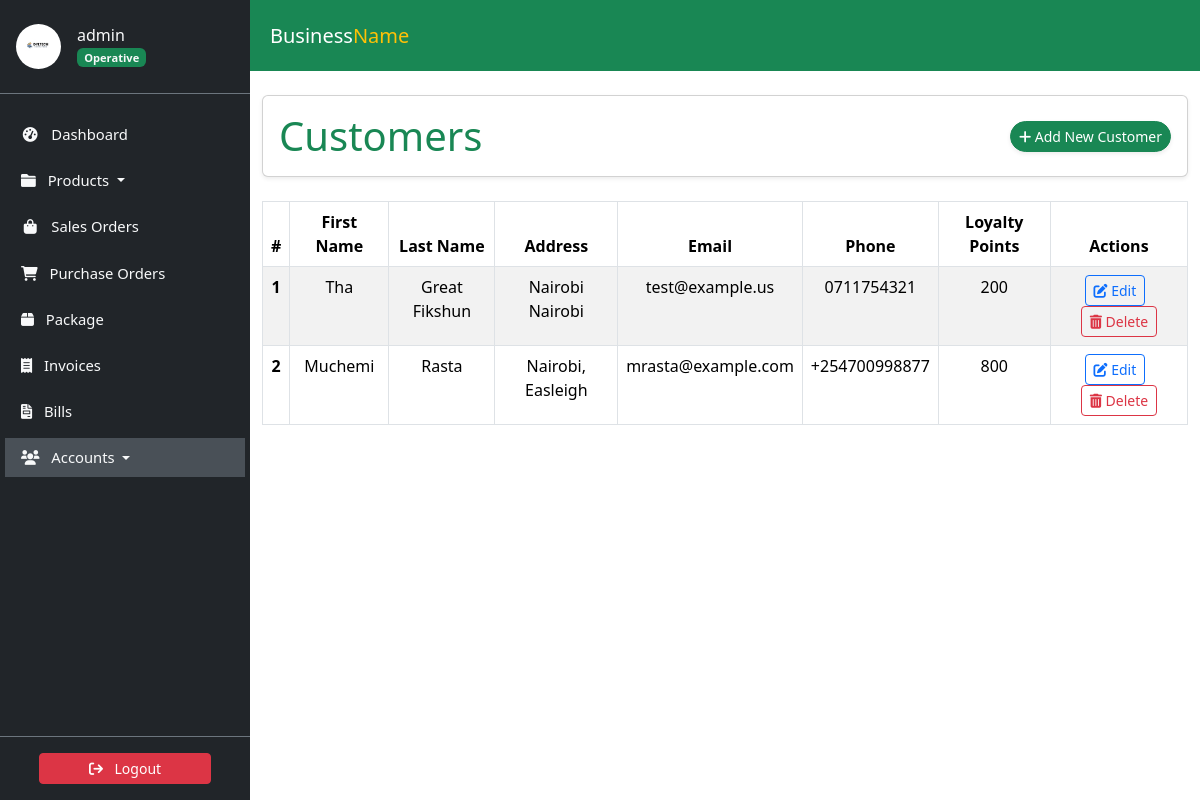
Screenshot of /staff/customers/ (signed in) with the database file from the repository.
### accounts/models.py (models this page shows, shortened)
class Profile(models.Model):
    user = models.OneToOneField(
        User, on_delete=models.CASCADE, verbose_name='User'
    )
    slug = AutoSlugField(
        unique=True,
        verbose_name='Account ID',
        populate_from='email'
    )
    profile_picture = ProcessedImageField(
        default='profile_pics/default.jpg',
        upload_to='profile_pics',
        format='JPEG',
        processors=[ResizeToFill(150, 150)],
        options={'quality': 100}
    )
    telephone = PhoneNumberField(
        null=True, blank=True, verbose_name='Telephone'
    )
    email = models.EmailField(
        max_length=150, blank=True, null=True, verbose_name='Email'
    )
    first_name = models.CharField(
        max_length=30, blank=True, verbose_name='First Name'
    )
    last_name = models.CharField(
        max_length=30, blank=True, verbose_name='Last Name'
    )
    status = models.CharField(
        choices=STATUS_CHOICES,
        max_length=12,
        default='INA',
        verbose_name='Status'
    )
    role = models.CharField(
        choices=ROLE_CHOICES,
        max_length=12,
        blank=True,
        null=True,
        verbose_name='Role'
    )
    class Meta:
        ordering = ['slug']
        verbose_name = 'Profile'
        verbose_name_plural = 'Profiles'

class Customer(models.Model):
    first_name = models.CharField(max_length=256)
    last_name = models.CharField(max_length=256, blank=True, null=True)
    address = models.TextField(max_length=256, blank=True, null=True)
    email = models.EmailField(max_length=256, blank=True, null=True)
    phone = models.CharField(max_length=30, blank=True, null=True)
    loyalty_points = models.IntegerField(default=0)
    class Meta:
        db_table = 'Customers'

### accounts/views.py (the view)
# urls.py: path('customers/', CustomerListView.as_view(), name='customer_list'),
class CustomerListView(LoginRequiredMixin, ListView):
    model = Customer
    template_name = 'accounts/customer_list.html'
    context_object_name = 'customers'

### accounts/templates/accounts/customer_list.html (shortened to what this page needs)
{% extends 'store/base.html' %}
{% block content %}
<div class="container my-4">
    <div class="card shadow-sm rounded p-3">
        <div class="row align-items-center">
            <div class="col-md-6">
                <h4 class="display-6 mb-0 text-success">Customers</h4>
            </div>
            <div class="col-md-6 d-flex justify-content-end gap-2">
                <a class="btn btn-success btn-sm rounded-pill shadow-sm" href="{% url 'customer_create' %}">
                    <i class="fa-solid fa-plus"></i> Add New Customer
                </a>
            </div>
        </div>
    </div>
</div>
<div class="container">
    <table class="table table-striped table-bordered table-hover">
        <thead class="thead-light">
            <tr>
                <th scope="col">#</th>
                <th scope="col">First Name</th>
                <th scope="col">Last Name</th>
                <th scope="col">Address</th>
                <th scope="col">Email</th>
                <th scope="col">Phone</th>
                <th scope="col">Loyalty Points</th>
                <th scope="col">Actions</th>
            </tr>
        </thead>
        <tbody>
            {% for customer in customers %}
            <tr>
                <th scope="row">{{ forloop.counter }}</th>
                <td>{{ customer.first_name }}</td>
                <td>{{ customer.last_name }}</td>
                <td>{{ customer.address }}</td>
                <td>{{ customer.email }}</td>
                <td>{{ customer.phone }}</td>
                <td>{{ customer.loyalty_points }}</td>
                <td>
                    <a href="{% url 'customer_update' customer.pk %}" class="btn btn-outline-primary btn-sm me-2">
                        <i class="fas fa-edit"></i> Edit
                    </a>
                    <a href="{% url 'customer_delete' customer.pk %}" class="btn btn-outline-danger btn-sm">
                        <i class="fas fa-trash-alt"></i> Delete
                    </a>
                </td>
            </tr>
            {% endfor %}
        </tbody>
    </table>
</div>
{% endblock %}

### store/templates/store/base.html (shortened to what this page needs)
<!DOCTYPE html>
<html lang="en">
    <head>
        {% load static %}
        <link href="https://cdn.jsdelivr.net/npm/bootstrap@5.3.3/dist/css/bootstrap.min.css" rel="stylesheet">
        <link rel="stylesheet" type="text/css" href="https://unpkg.com/@webpixels/css@1.1.5/dist/index.css">
        <link rel="stylesheet" href="{% static 'css/style.css' %}" type="text/css">
    </head>
    <body>
        {% include "store/sidebar.html" %}
        <section id="wrapper">
            <nav class="navbar navbar-expand-md bg-success">
                <div class="container-fluid mx-2">
                  <div class="navbar-header">
                    <a class="navbar-brand" style="font-size: 20px;" href="{% url 'dashboard' %}">Business<span class="text-warning">Name</span></a>
                  </div>
                </div>
              </nav>
          {% block content%}
          {% endblock content%}
        </section>
      </body>
</html>

### store/templates/store/sidebar.html (shortened to what this page needs)
<link href="https://cdn.jsdelivr.net/npm/bootstrap@5.3.3/dist/css/bootstrap.min.css" rel="stylesheet">
<link href="https://cdnjs.cloudflare.com/ajax/libs/font-awesome/6.0.0-beta3/css/all.min.css" rel="stylesheet">
<aside class="sidebar position-fixed top-0 left-0 overflow-auto h-100 bg-dark text-light" id="show-side-navigation1">
    <div class="sidebar-header d-flex align-items-center px-3 py-4 border-bottom border-secondary">
        <a href="{% url 'user-profile' %}" class="d-flex align-items-center text-decoration-none text-light">
            <img class="rounded-circle img-fluid" id="sidebar-img" width="45" src="{{ request.user.profile.profile_picture.url }}" alt="Profile Picture" />
            <div class="ms-3">
                <h5 class="fs-6 mb-0">
                    {{ request.user.username }}{% if request.user.profile.role == 'AD' %} <i class="fa-solid fa-circle-check text-success"></i>{% endif %}
                </h5>
                <span class="badge bg-success text-light">
                    {% if request.user.profile.role == 'AD' %}
                        Admin
                    {% elif request.user.profile.role == 'EX' %}
                        Executive
                    {% else %}
                        Operative
                    {% endif %}
                </span>
            </div>
        </a>
    </div>
    <div class="nav-container">
        <ul class="nav flex-column mt-3">
            <li class="nav-item mb-2">
                <a class="nav-link text-light {% if request.resolver_match.url_name == 'dashboard' %}active{% endif %}" href="{% url 'dashboard' %}">
                    <i class="fa fa-tachometer-alt fa-fw me-2"></i> Dashboard
                </a>
            </li>
            <li class="nav-item mb-2 dropdown">
                <a class="nav-link text-light {% if request.resolver_match.url_name == 'productslist' %}active{% endif %} dropdown-toggle" href="#" id="productsDropdown" role="button" data-bs-toggle="dropdown" aria-expanded="false">
                    <i class="fa fa-folder me-2"></i> Products
                </a>
            </li>
            <li class="nav-item mb-2">
                <a class="nav-link text-light {% if request.resolver_match.url_name == 'saleslist' %}active{% endif %}" href="{% url 'saleslist' %}">
                    <i class="fa fa-shopping-bag fa-fw me-2"></i> Sales Orders
                </a>
            </li>
            <li class="nav-item mb-2">
                <a class="nav-link text-light {% if request.resolver_match.url_name == 'purchaseslist' %}active{% endif %}" href="{% url 'purchaseslist' %}">
                    <i class="fa fa-shopping-cart me-2"></i> Purchase Orders
                </a>
            </li>
            <li class="nav-item mb-2">
                <a class="nav-link text-light {% if request.resolver_match.url_name == 'deliveries' %}active{% endif %}" href="{% url 'deliveries' %}">
                    <i class="fa-solid fa-box me-2"></i> Package
                </a>
            </li>
            <li class="nav-item mb-2">
                <a class="nav-link text-light {% if request.resolver_match.url_name == 'invoicelist' %}active{% endif %}" href="{% url 'invoicelist' %}">
                    <i class="fa-solid fa-receipt me-2"></i> Invoices
                </a>
            </li>
            <li class="nav-item mb-2">
                <a class="nav-link text-light {% if request.resolver_match.url_name == 'bill_list' %}active{% endif %}" href="{% url 'bill_list' %}">
                    <i class="fa-solid fa-file-invoice me-2"></i> Bills
                </a>
            </li>
            <li class="nav-item mb-2 dropdown">
                <a class="nav-link text-light {% if request.resolver_match.url_name == 'profile_list' or request.resolver_match.url_name == 'customer_list' or request.resolver_match.url_name == 'vendor-list' %} active{% endif %} dropdown-toggle" href="#" id="accountsDropdown" role="button" data-bs-toggle="dropdown" aria-expanded="false">
                    <i class="fa fa-users me-2"></i> Accounts
                </a>
            </li>
        </ul>
    </div>
    <div class="sidebar-footer position-absolute bottom-0 w-100 text-center py-3 bg-dark border-top border-secondary">
        <form action="{% url 'user-logout' %}" method="post">
            <button type="submit" class="btn btn-danger btn-sm w-75">
                <i class="fa fa-sign-out me-2"></i> Logout
            </button>
        </form>
    </div>
</aside>

### static/css/style.css (style rules this page uses)
:root { --dk-gray-100: #f3f4f6; --dk-gray-200: #e5e7eb; --dk-gray-300: #d1d5db; --dk-gray-400: #9ca3af; --dk-gray-500: #6b7280; --dk-gray-600: #4b5563; --dk-gray-700: #374151; --dk-gray-800: #1f2937; --dk-gray-900: #111827; --dk-dark-bg: #313348; --dk-darker-bg: #2a2b3d; --navbar-bg-color: #6f6486; --sidebar-bg-color: #252636; --sidebar-width: 250px; --sidebar-expanded-width: 230px; --sidebar-collapsed-width: 100px; --sidebar-header-bg: #212529; --nav-link-color: #adb5bd; --nav-link-active-bg: #495057; --dropdown-menu-bg: #495057; --dropdown-item-color: #adb5bd; --dropdown-item-active-bg: #6c757d; --sidebar-separator-bg: #4caf50; --logo-separator-height: 60px; --sidebar-item-height: 50px; --submenu-item-height: 45px; }
* { margin: 0; padding: 0; box-sizing: border-box; }
body { font-family: "Inter", sans-serif; background-color: #fff; }
a { text-decoration: none; }
#wrapper { margin-left: var(--sidebar-width); transition: margin-left 0.3s ease-in-out; }
.sidebar { font-size: 0.925rem; background-color: var(--sidebar-bg-color); width: var(--sidebar-width); transition: width 0.3s ease-in-out; z-index: 9999999; }
.sidebar .sidebar-header { background-color: var(--sidebar-header-bg); border-bottom: 1px solid #2a2b3c; }
.sidebar ul > li > a { color: var(--dk-gray-400); text-decoration: none; }
.navbar { border: none; background-color: var(--navbar-bg-color); }
.navbar .navbar-brand { color: #fff; line-height: 55px; padding: 0; }
.navbar > .container .navbar-brand, .navbar > .container-fluid .navbar-brand { margin: 0; }

### store/templates/store/sidebar.html (style rules this page uses)
.sidebar { width: 250px; background-color: #343a40; color: #fff; position: fixed; top: 0; bottom: 0; display: flex; flex-direction: column; }
.sidebar-header { background-color: #212529; }
.nav-container { flex: 1; overflow-y: auto; padding: 5px; }
.nav-link { color: #adb5bd; }
.nav-link.active { background-color: #495057; color: #fff; }
.sidebar-footer { background-color: #212529; text-align: center; padding: 10px; }

### accounts/templates/accounts/customer_list.html (style rules this page uses)
.table th, .table td { text-align: center; }

### rows the page displays
Customer: first_name "Tha", last_name "Great Fikshun", address "Nairobi Nairobi", email "test@example.us", phone "0711754321", loyalty_points "200"
Customer: first_name "Muchemi", last_name "Rasta", address "Nairobi, Easleigh", email "mrasta@example.com", phone "+254700998877", loyalty_points "800"

### other values shown
{{ request.user.username }} "admin"
